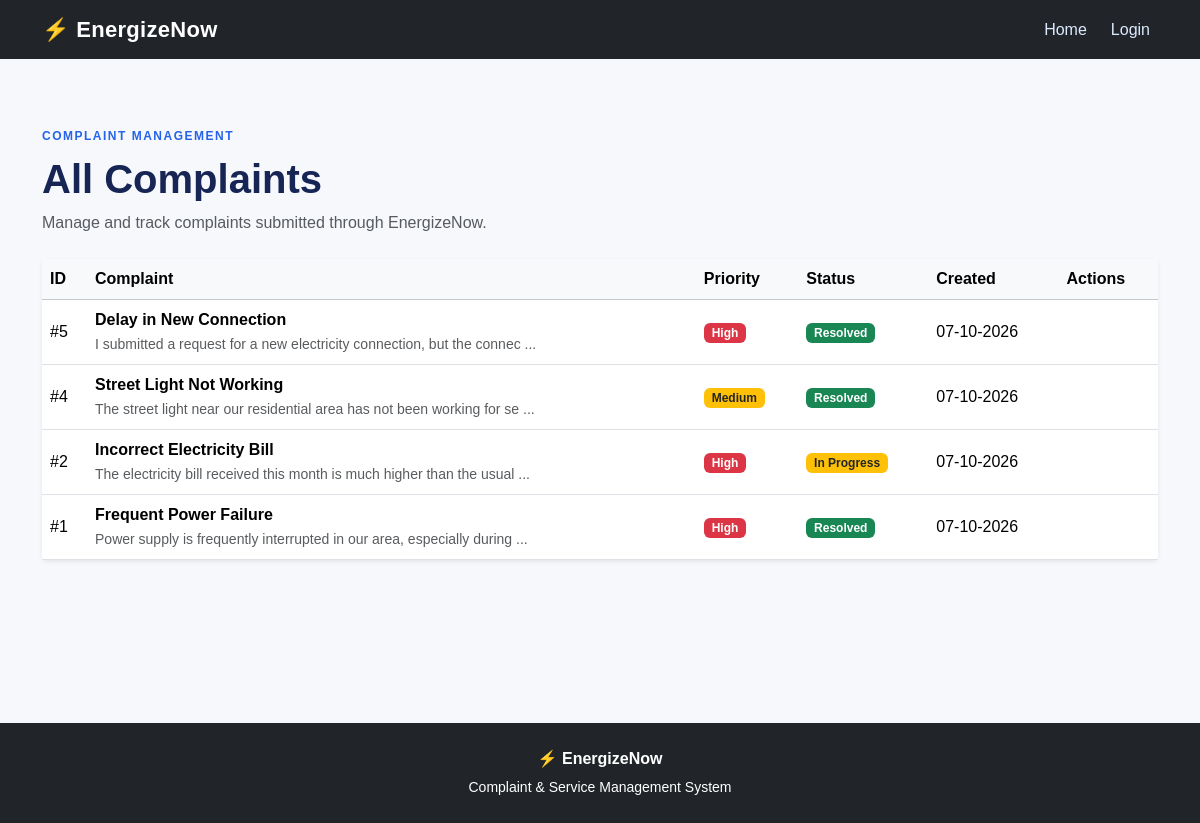
Screenshot of /admin/complaints with the database file from the repository.
### models/complaint.py (models this page shows, shortened)
class Complaint(db.Model):
    __tablename__ = "complaints"
    id = db.Column(
        db.Integer,
        primary_key=True
    )
    title = db.Column(
        db.String(200),
        nullable=False
    )
    description = db.Column(
        db.Text,
        nullable=False
    )
    priority = db.Column(
        db.String(20),
        nullable=False,
        default="Medium"
    )
    status = db.Column(
        db.String(30),
        nullable=False,
        default="New"
    )
    created_at = db.Column(
        db.DateTime,
        default=datetime.utcnow
    )
    updated_at = db.Column(
        db.DateTime,
        default=datetime.utcnow,
        onupdate=datetime.utcnow
    )
    resolution = db.Column(
        db.Text
    )
    customer_id = db.Column(
        db.Integer,
        db.ForeignKey("users.id"),
        nullable=False
    )
    assigned_to = db.Column(
        db.Integer,
        db.ForeignKey("users.id"),
        nullable=True
    )
    category_id = db.Column(
        db.Integer,
        db.ForeignKey("categories.id"),
        nullable=True
    )

### routes/complaints.py (the view)
@complaints_bp.route("/admin/complaints")
@role_required("admin")
def admin_complaints():
    complaints = Complaint.query.order_by(
        Complaint.created_at.desc()
    ).all()
    return render_template(
        "complaints/list.html",
        complaints=complaints,
        page_title="All Complaints",
        admin_view=True
    )

### templates/complaints/list.html (shortened to what this page needs)
{% extends "base.html" %}
{% block content %}
<div class="container py-5">
    <div class="d-flex justify-content-between align-items-center mb-4">
        <div>
            <span class="page-label">
                COMPLAINT MANAGEMENT
            </span>
            <h1 class="fw-bold mt-2">
                {{ page_title }}
            </h1>
            <p class="text-muted mb-0">
                Manage and track complaints submitted through EnergizeNow.
            </p>
        </div>
    </div>
    <div class="card shadow-sm border-0">
        <div class="card-body p-0">
            {% if complaints %}
            <div class="table-responsive">
                <table class="table table-hover align-middle mb-0">
                    <thead class="table-light">
                        <tr>
                            <th>
                                ID
                            </th>
                            <th>
                                Complaint
                            </th>
                            <th>
                                Priority
                            </th>
                            <th>
                                Status
                            </th>
                            <th>
                                Created
                            </th>
                            <th>
                                Actions
                            </th>
                        </tr>
                    </thead>
                    <tbody>
                        {% for complaint in complaints %}
                        <tr>
                            <td>
                                #{{ complaint.id }}
                            </td>
                            <td>
                                <strong>
                                    {{ complaint.title }}
                                </strong>
                                <br>
                                <small class="text-muted">
                                    {{ complaint.description[:70] }}
                                    {% if complaint.description|length > 70 %}
                                    ...
                                    {% endif %}
                                </small>
                            </td>
                            <td>
                                {% if complaint.priority == "High" %}
                                <span class="badge bg-danger">
                                    High
                                </span>
                                {% elif complaint.priority == "Medium" %}
                                <span class="badge bg-warning text-dark">
                                    Medium
                                </span>
                                {% else %}
                                <span class="badge bg-secondary">
                                    Low
                                </span>
                                {% endif %}
                            </td>
                            <td>
                                {% if complaint.status == "New" %}
                                <span class="badge bg-primary">
                                    New
                                </span>
                                {% elif complaint.status == "Assigned" %}
                                <span class="badge bg-info text-dark">
                                    Assigned
                                </span>
                                {% elif complaint.status == "In Progress" %}
                                <span class="badge bg-warning text-dark">
                                    In Progress
                                </span>
                                {% elif complaint.status == "Resolved" %}
                                <span class="badge bg-success">
                                    Resolved
                                </span>
                                {% else %}
                                <span class="badge bg-secondary">
                                    {{ complaint.status }}
                                </span>
                                {% endif %}
                            </td>
                            <td>
                                {% if complaint.created_at %}
                                {{ complaint.created_at.strftime("%d-%m-%Y") }}
                                {% else %}
                                -
                                {% endif %}
                            </td>
                            <td>
                            </td>
                        </tr>
                        {% endfor %}
                    </tbody>
                </table>
            </div>
            {% endif %}
        </div>
    </div>
</div>
{% endblock %}

### templates/base.html (shortened to what this page needs)
<!DOCTYPE html>
<html lang="en">
<head>
    <link
        href="https://cdn.jsdelivr.net/npm/bootstrap@5.3.3/dist/css/bootstrap.min.css"
        rel="stylesheet"
    >
    <link
        rel="stylesheet"
        href="{{ url_for('static', filename='css/style.css') }}"
    >
</head>
<body>
<nav class="navbar navbar-expand-lg navbar-dark bg-dark">
    <div class="container">
        <a
            class="navbar-brand fw-bold"
            href="{{ url_for('home') }}"
        >
            ⚡ EnergizeNow
        </a>
        <div
            class="collapse navbar-collapse"
            id="navbarContent"
        >
            <ul class="navbar-nav ms-auto">
                <li class="nav-item">
                    <a
                        class="nav-link"
                        href="{{ url_for('home') }}"
                    >
                        Home
                    </a>
                </li>
                {% if current_user.is_authenticated %}
                    <!-- ================================
                         ADMIN NAVIGATION
                    ================================= -->
                    {% if current_user.role == "admin" %}
                        <li class="nav-item">
                            <a
                                class="nav-link"
                                href="{{ url_for('dashboard.admin_dashboard') }}"
                            >
                                Dashboard
                            </a>
                        </li>
                        <li class="nav-item">
                            <a
                                class="nav-link"
                                href="{{ url_for('complaints.admin_complaints') }}"
                            >
                                Complaints
                            </a>
                        </li>
                        <li class="nav-item">
                            <a
                                class="nav-link"
                                href="{{ url_for('service_requests.admin_service_requests') }}"
                            >
                                Service Requests
                            </a>
                        </li>
                    <!-- ================================
                         STAFF NAVIGATION
                    ================================= -->
                    {% elif current_user.role == "staff" %}
                        <li class="nav-item">
                            <a
                                class="nav-link"
                                href="{{ url_for('dashboard.staff_dashboard') }}"
                            >
                                Dashboard
                            </a>
                        </li>
                        <li class="nav-item">
                            <a
                                class="nav-link"
                                href="{{ url_for('complaints.staff_complaints') }}"
                            >
                                My Complaints
                            </a>
                        </li>
                        <li class="nav-item">
                            <a
                                class="nav-link"
                                href="{{ url_for('service_requests.staff_service_requests') }}"
                            >
                                My Service Requests
                            </a>
                        </li>
                    <!-- ================================
                         CUSTOMER NAVIGATION
                    ================================= -->
                    {% elif current_user.role == "customer" %}
                        <li class="nav-item">
                            <a
                                class="nav-link"
                                href="{{ url_for('dashboard.customer_dashboard') }}"
                            >
                                Dashboard
                            </a>
                        </li>
                        <li class="nav-item">
                            <a
                                class="nav-link"
                                href="{{ url_for('complaints.customer_complaints') }}"
                            >
                                My Complaints
                            </a>
                        </li>
                        <li class="nav-item">
                            <a
                                class="nav-link"
                                href="{{ url_for('service_requests.customer_service_requests') }}"
                            >
                                My Service Requests
                            </a>
                        </li>
                    {% endif %}
                    <li class="nav-item dropdown">
                        <a
                            class="nav-link dropdown-toggle"
                            href="#"
                            role="button"
                            data-bs-toggle="dropdown"
                        >
                            {{ current_user.name }}
                            <span class="badge bg-primary">
                                {{ current_user.role|capitalize }}
                            </span>
                        </a>
                        <ul class="dropdown-menu dropdown-menu-end">
                            <li>
                                <span class="dropdown-item-text">
                                    <strong>
                                        {{ current_user.name }}
                                    </strong>
                                    <br>
                                    <small class="text-muted">
                                        {{ current_user.email }}
                                    </small>
                                </span>
                            </li>
                            <li>
                                <hr class="dropdown-divider">
                            </li>
                            <li>
                                <a
                                    class="dropdown-item text-danger"
                                    href="{{ url_for('auth.logout') }}"
                                >
                                    Logout
                                </a>
                            </li>
                        </ul>
                    </li>
                {% else %}
                    <li class="nav-item">
                        <a
                            class="nav-link"
                            href="{{ url_for('auth.login') }}"
                        >
                            Login
                        </a>
                    </li>
                {% endif %}
            </ul>
        </div>
    </div>
</nav>
<main>
    {% block content %}
    {% endblock %}
</main>
<footer class="bg-dark text-white text-center py-4 mt-5">
    <div class="container">
        <p class="mb-1">
            ⚡ <strong>EnergizeNow</strong>
        </p>
        <small>
            Complaint & Service Management System
        </small>
    </div>
</footer>
</body>
</html>

### static/css/style.css (style rules this page uses)
body { background: #f6f8fc; color: #172554; font-family: Arial, Helvetica, sans-serif; }
a { text-decoration: none; }
main { min-height: 75vh; }
.navbar-brand { font-size: 22px; letter-spacing: 0.3px; }
.navbar .nav-link { color: #dbeafe !important; margin-left: 8px; transition: 0.2s; }
.section-heading span, .page-label { color: #2563eb; font-size: 12px; font-weight: 700; letter-spacing: 1.5px; }

### rows the page displays
Complaint: id "5", title "Delay in New Connection", description "I submitted a request for a new electricity connection, but the connec", priority "High", status "Resolved", created_at "07-10-2026"
Complaint: id "4", title "Street Light Not Working", description "The street light near our residential area has not been working for se", priority "Medium", status "Resolved", created_at "07-10-2026"
Complaint: id "2", title "Incorrect Electricity Bill", description "The electricity bill received this month is much higher than the usual", priority "High", status "In Progress", created_at "07-10-2026"
Complaint: id "1", title "Frequent Power Failure", description "Power supply is frequently interrupted in our area, especially during", priority "High", status "Resolved", created_at "07-10-2026"

### other values shown
{{ page_title }} "All Complaints"
